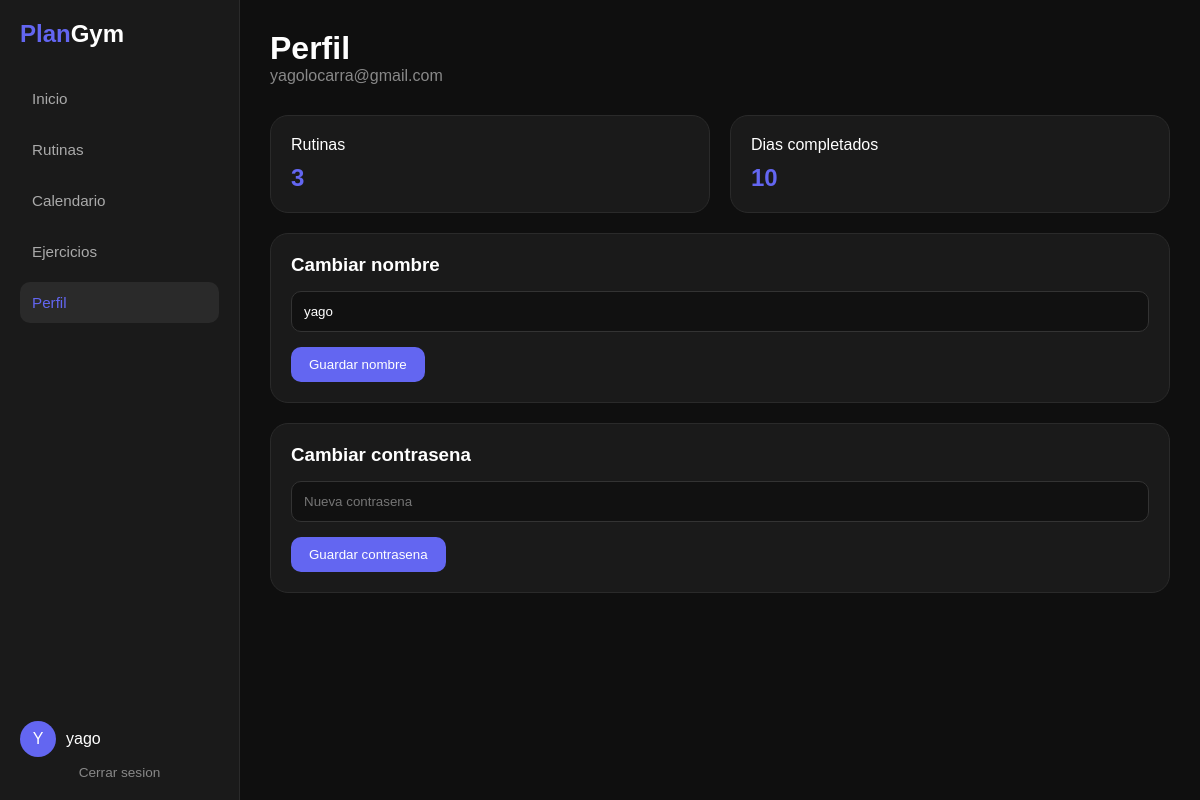
/perfil/ (signed in), run on an earlier commit of the app's database.
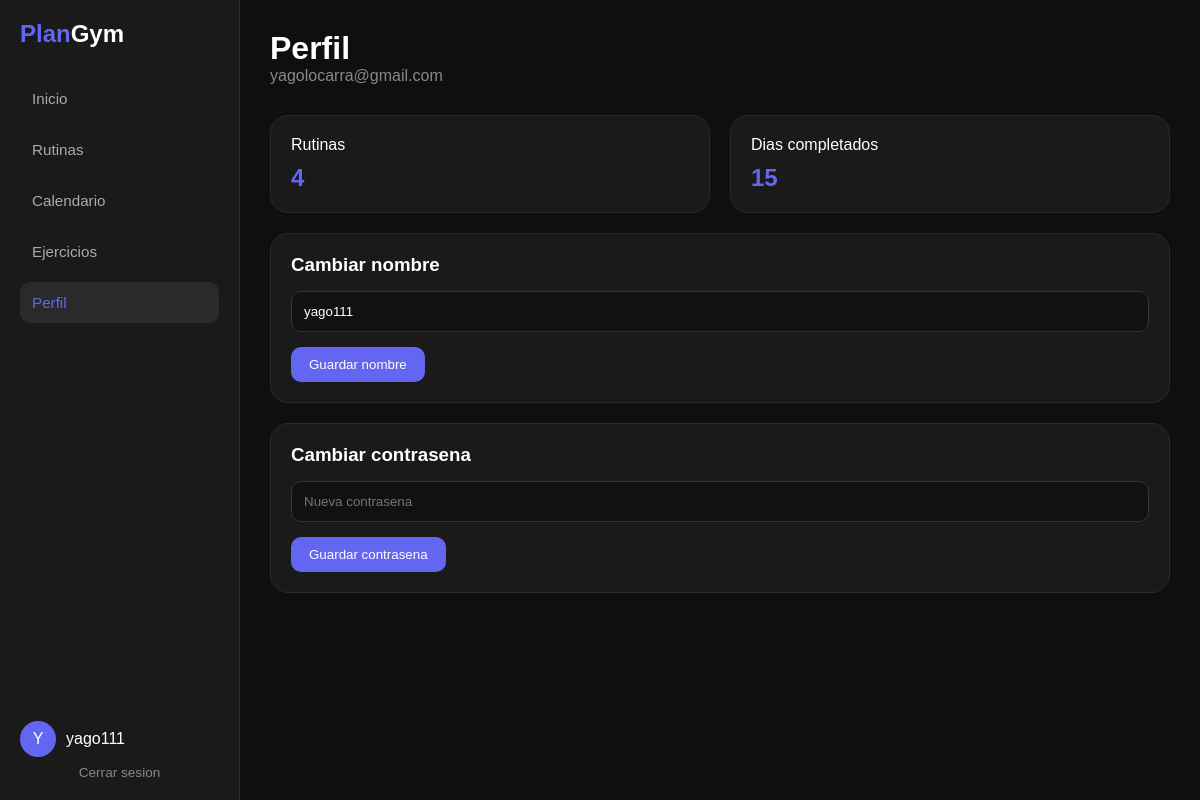
And on a later commit of the database.
### app/models/usuario_db.py (models this page shows, shortened)
class Usuario(db.Model):
    __tablename__ = "usuarios"
    id = db.Column(db.Integer, primary_key=True)
    nombre = db.Column(db.String(100), nullable=False)
    email = db.Column(db.String(120), unique=True, nullable=False)
    password = db.Column(db.String(255), nullable=False)

### app/routes/perfil_routes.py (the view)
@perfil_bp.route('/')
def perfil():
    if 'usuario_id' not in session:
        return redirect(url_for('home'))
    usuario, stats = obtenerPerfil(session['usuario_id'])
    return render_template('perfil.html', usuario=usuario, stats=stats)

### app/main.py (called while the page is built)
@app.before_request
def registrar_peticion():
    app.logger.info("%s %s", request.method, request.path)

### app/repositories/perfil_repo.py (called while the page is built)
def obtenerUsuario(id_usuario):
    return Usuario.query.filter_by(id=id_usuario).first()

def obtenerEstadisticas(id_usuario):
    total_rutinas = Rutina.query.filter_by(id_usuario=id_usuario).count()
    total_dias = DiaCompletado.query.filter_by(id_usuario=id_usuario).count()
    return {
        'total_rutinas': total_rutinas,
        'total_dias': total_dias
    }

### app/services/perfil_service.py (called while the page is built)
def obtenerPerfil(id_usuario):
    usuario = perfil_repo.obtenerUsuario(id_usuario)
    stats = perfil_repo.obtenerEstadisticas(id_usuario)
    return usuario, stats

### app/templates/perfil.html (shortened to what this page needs)
<!DOCTYPE html>
<html lang="es">
<head>
<link rel="stylesheet" href="{{ url_for('static', filename='css/calendario.css') }}">
</head>
<body>
<div class="app">
    <aside class="sidebar">
        <div class="logo"><span>Plan</span>Gym</div>
        <nav>
            <a class="nav-item" href="/principal">Inicio</a>
            <a class="nav-item" href="/principal#rutinas">Rutinas</a>
            <a class="nav-item" href="/principal#calendario">Calendario</a>
            <a class="nav-item" href="/principal#ejercicios">Ejercicios</a>
            <a class="nav-item active" href="/perfil/">Perfil</a>
        </nav>
        <div class="sidebar-bottom">
            <div class="user-box">
                <div class="avatar">{{ usuario.nombre[0] | upper }}</div>
                <span>{{ usuario.nombre }}</span>
            </div>
            <a href="/auth/logout">Cerrar sesion</a>
        </div>
    </aside>
    <main class="main">
        <header class="topbar">
            <h1>Perfil</h1>
            <p>{{ usuario.email }}</p>
        </header>
        <section class="content">
            <div class="stats">
                <div class="card">
                    <span>Rutinas</span>
                    <h2>{{ stats.total_rutinas }}</h2>
                </div>
                <div class="card">
                    <span>Dias completados</span>
                    <h2>{{ stats.total_dias }}</h2>
                </div>
            </div>
            <div class="panel">
                <h3>Cambiar nombre</h3>
                <form action="{{ url_for('perfil_bp.cambiar_nombre') }}" method="POST">
                    <input type="text" name="nombre" value="{{ usuario.nombre }}" minlength="3" required>
                    <button type="submit">Guardar nombre</button>
                </form>
            </div>
            <div class="panel">
                <h3>Cambiar contrasena</h3>
                <form action="{{ url_for('perfil_bp.cambiar_password') }}" method="POST">
                    <input type="password" name="password" placeholder="Nueva contrasena" minlength="6" required>
                    <button type="submit">Guardar contrasena</button>
                </form>
            </div>
        </section>
    </main>
</div>
</body>
</html>

### app/static/css/calendario.css (style rules this page uses)
* { margin:0; padding:0; box-sizing:border-box; font-family:Arial,sans-serif; }
:root { --bg-page:#0f0f0f; --bg-panel:#1a1a1a; --bg-card:#202020; --bg-soft:#2a2a2a; --border:#2a2a2a; --text-main:white; --text-muted:#888; --text-soft:#aaa; --primary:#6366f1; --primary-hover:#4f46e5; --danger:#ef4444; --success:#22c55e; }
body { background:var(--bg-page); color:var(--text-main); }
.app { display:flex; min-height:100vh; }
.sidebar { width:240px; height:100vh; position:sticky; top:0; background:var(--bg-panel); padding:20px; display:flex; flex-direction:column; justify-content:space-between; border-right:1px solid var(--border); }
.sidebar-bottom { margin-top:auto; }
.sidebar-bottom a { color:var(--text-muted); font-size:0.85rem; text-align:center; margin-top:8px; display:block; text-decoration:none; }
.logo { font-size:24px; font-weight:bold; }
.logo span { color:var(--primary); }
nav { display:flex; flex-direction:column; gap:10px; margin-top:30px; }
.nav-item { background:none; border:none; color:var(--text-soft); display:block; padding:12px; border-radius:10px; cursor:pointer; text-align:left; text-decoration:none; font-size:0.95rem; width:100%; }
.nav-item.active, .nav-item:hover { background:var(--bg-soft); color:var(--primary); }
.user-box { display:flex; align-items:center; gap:10px; }
.avatar { width:36px; height:36px; border-radius:50%; background:var(--primary); display:flex; align-items:center; justify-content:center; }
.main { flex:1; height:100vh; overflow-y:auto; padding:30px; }
.topbar { margin-bottom:30px; }
.topbar p { color:var(--text-muted); }
.stats { display:grid; grid-template-columns:repeat(auto-fit, minmax(180px, 1fr)); gap:20px; }
.card, .panel { background:var(--bg-panel); padding:20px; border-radius:18px; border:1px solid var(--border); margin-bottom:20px; }
.card h2 { margin-top:10px; color:var(--primary); overflow:hidden; text-overflow:ellipsis; white-space:nowrap; }
input { width:100%; margin:15px 0; padding:12px; background:#111; border:1px solid #333; color:var(--text-main); border-radius:10px; }
button { background:var(--primary); color:var(--text-main); border:none; padding:10px 18px; border-radius:10px; cursor:pointer; }

What changed in the data, as far as the page shows it:
changed Usuario "yagolocarra@gmail.com": nombre "yago" → "yago111"
Also different on the page:
{{ stats.total_rutinas }}: "3" → "4"
{{ stats.total_dias }}: "10" → "15"
